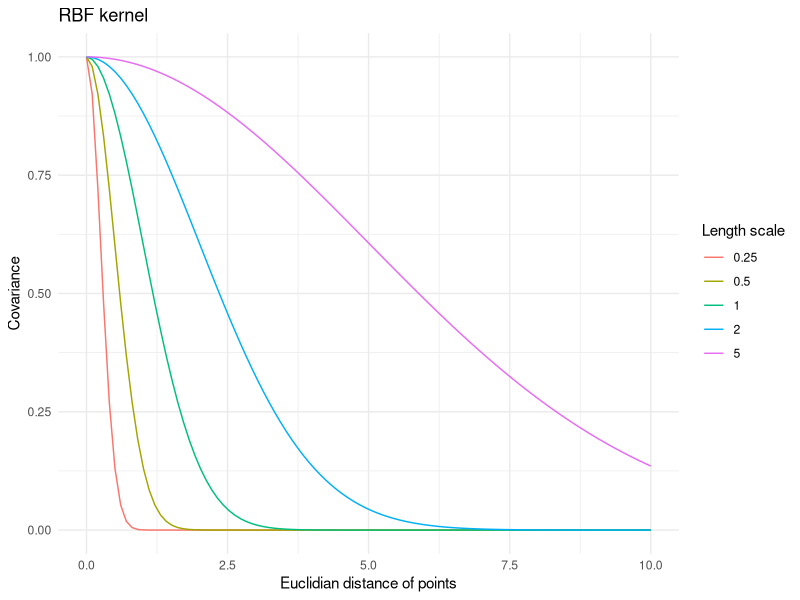
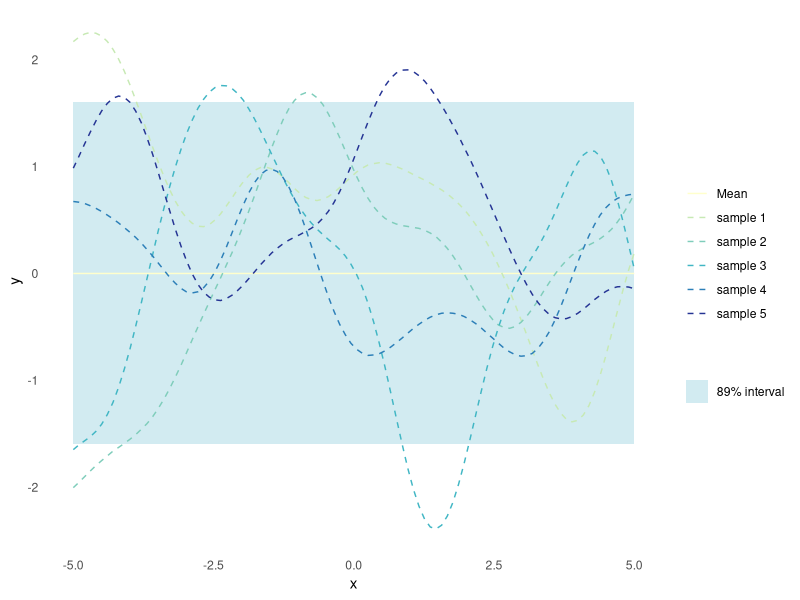
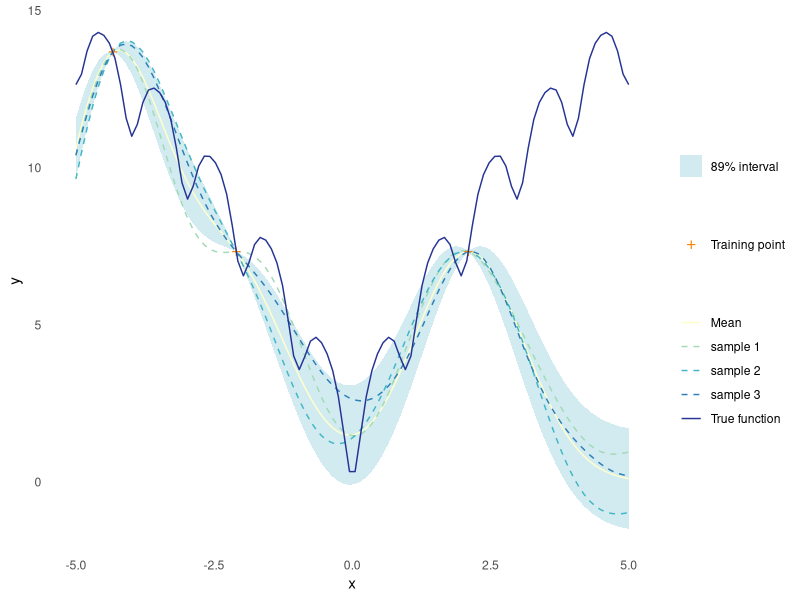
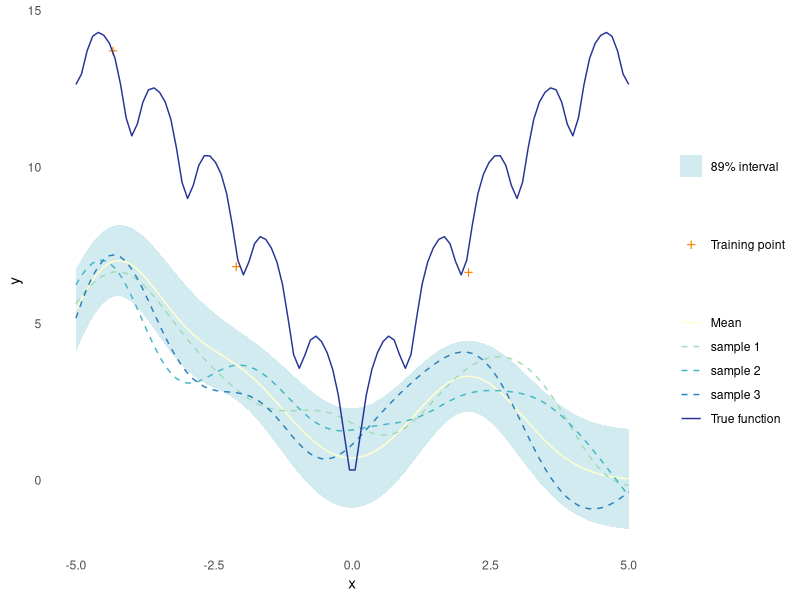
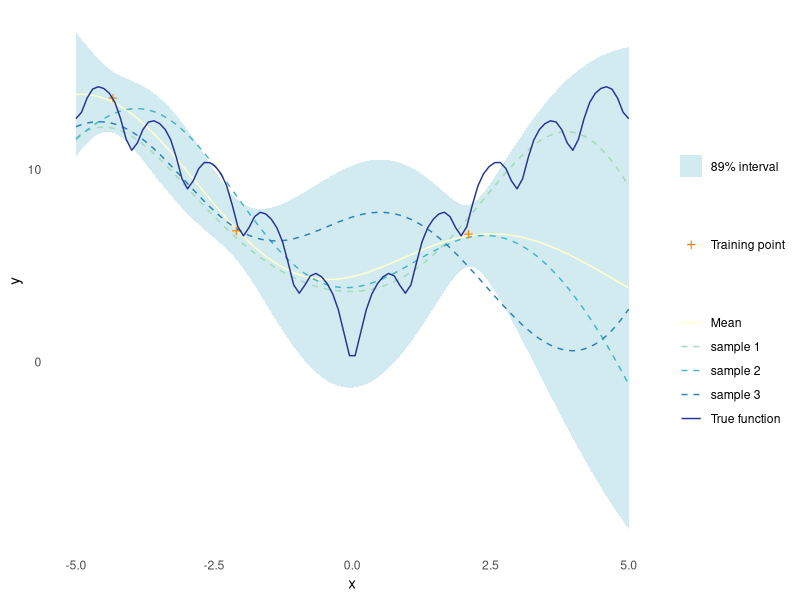
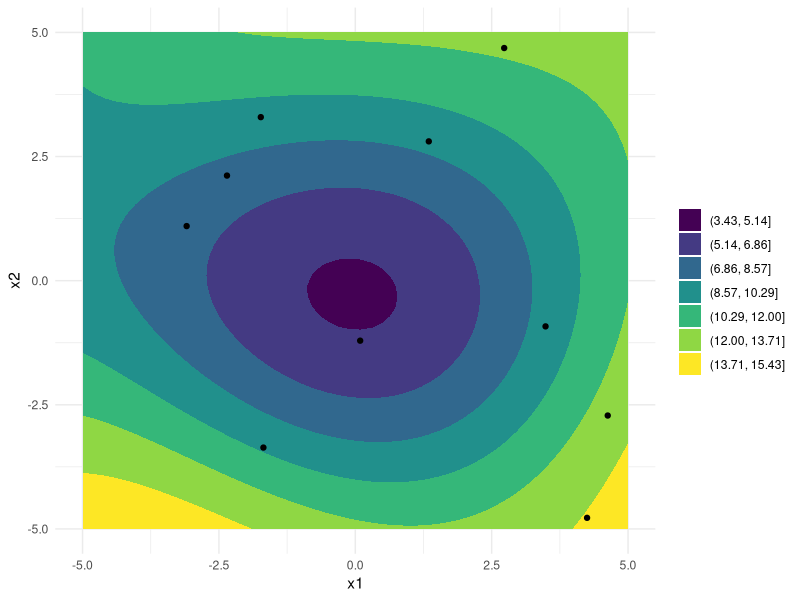
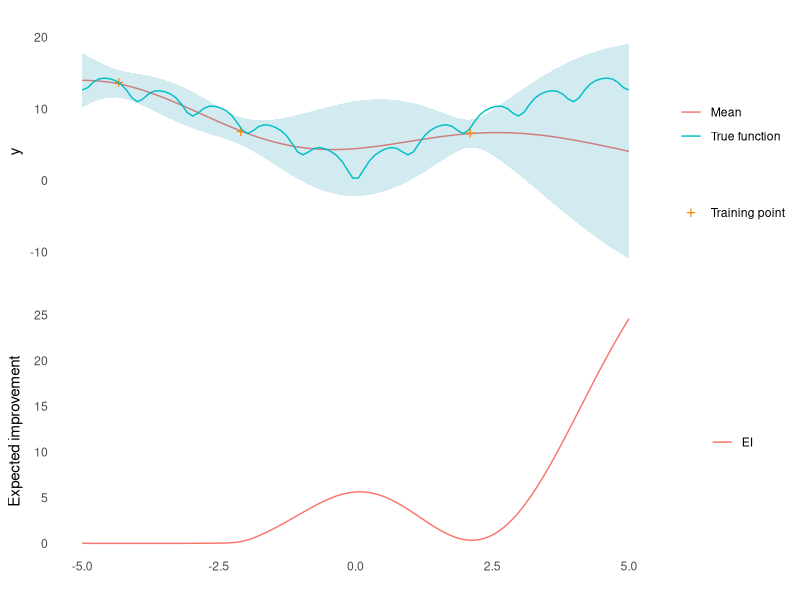
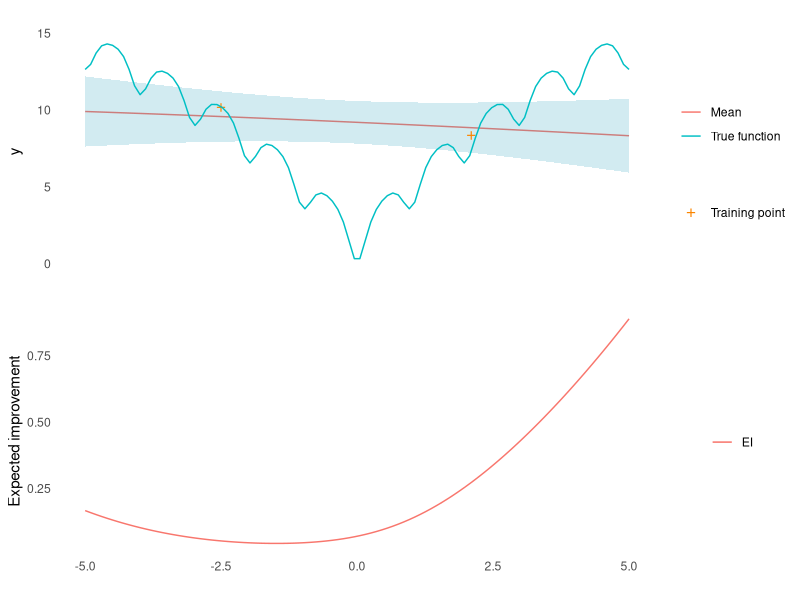

Reproduce these figures in R, in order.
## ---- chunk 1
library(ggplot2)
library(magrittr)
set.seed(4444)

set_dim <- `dim<-`
## ---- chunk 2
ackley <- function(X) {
  if (is.null(dim(X))) dim(X) <- c(1, length(X))
  d <- ncol(X)
  part1 <- -20*exp(-0.2*sqrt(1/d*rowSums(X^2)))
  part2 <- -exp(1/d*rowSums(cos(2*pi*X)))
  part1 + part2 + 20 + exp(1)
}
## ---- chunk 3
#' RBF Kernel
#'
#' @param X1 matrix of dimensions (n, d). Vectors are coerced to (1, d).
#' @param X2 matrix of dimensions (m, d). Vectors are coerced to (1, d).
#' @param l length scale
#' @param sigma_f scale parameter 
#'
#' @return matrix of dimensions (n, m)
rbf_kernel <- function(X1, X2, l = 1.0, sigma_f = 1.0) {
  if (is.null(dim(X1))) dim(X1) <- c(1, length(X1))
  if (is.null(dim(X2))) dim(X2) <- c(1, length(X2))
  sqdist <- (- 2*(X1 %*% t(X2))) %>%
    add(rowSums(X1**2, dims = 1)) %>%
    sweep(2, rowSums(X2**2, dims = 1), `+`)
  sigma_f**2 * exp(-0.5 / l**2 * sqdist)
}
## ---- chunk 4
tibble::tibble(l = c(0.25, 0.5, 1, 2, 5)) %>%
  tidyr::expand_grid(x1 = seq(0, 10, length.out = 100)) %>%
  dplyr::mutate(k = purrr::map2_dbl(x1, l, ~ rbf_kernel(.x, 0, .y))) %>%
  ggplot(aes(x = x1, y = k, colour = factor(l))) +
  geom_line() +
  theme_minimal() +
  labs(
    x = "Euclidian distance of points",
    y = "Covariance",
    colour = "Length scale",
    title = "RBF kernel"
  )
## ---- chunk 5
#' Random Samples from a Multivariate Gaussian
#' 
#' Implementation inspired by https://juanitorduz.github.io/multivariate_normal/
#'
#' @param n number of samples to sample
#' @param mu the mean of each input dimension
#' @param sigma the covariance matrix
#' @param epsilon numerical tolerance added to the diagonal of the covariance
#'  matrix. This is necessary for the Cholesky decomposition, in some cases.
#'
#' @return numerical vector of n samples
rmvnorm <- function(n = 1, mu, sigma, epsilon = 1e-6) {
    p <- length(mu)
    if(!all(dim(sigma) == c(p,p))) stop("incompatible arguments")
    ev <- eigen(sigma, symmetric = TRUE)$values
    if(!all(ev >= -epsilon*abs(ev[1L]))) {
      stop("The covariance matrix (sigma) is not positive definite")
    }
    cholesky <- chol(sigma + diag(p)*epsilon)
    sample <- rnorm(p*n, 0, 1)
    dim(sample) <- c(n, p)
    sweep(sample %*% cholesky, 2, mu, FUN = `+`)
}
## ---- chunk 6
gpr_plot <- function(samples,
                     mu,
                     sigma,
                     X_pred,
                     X_train = NULL,
                     y_train = NULL,
                     true_function = NULL) {
  n_samples <- dim(samples)[[1]]
  p <- tibble::as_tibble(
    t(samples),
    .name_repair = ~ paste("sample", seq(1, n_samples))
  ) %>%
    dplyr::mutate(
    x = X_pred,
    uncertainty = 1.6*sqrt(diag(sigma)),
    mu = mu,
    lower = mu - uncertainty,
    upper = mu + uncertainty,
    f = if (!is.null(true_function)) true_function(X_pred)
  ) %>%
    ggplot(aes(x = x)) +
    geom_ribbon(
      aes(ymin = lower, ymax = upper, fill = "89% interval"),
      alpha = 0.2
    ) +
    geom_line(aes(y = mu, colour = "Mean")) +
    theme_minimal() +
    labs(
      y = "y",
      x = "x",
      colour = "",
      fill = ""
    ) +
    theme(panel.grid = element_blank())
  p <- Reduce(
    `+`,
    init = p,
    x = lapply(paste("sample", seq(1, n_samples)), function(s) {
      geom_line(aes(y = .data[[s]], colour = s), linetype = 2)
    })
  ) +
    scale_colour_brewer(palette = "YlGnBu") +
    scale_fill_manual(values = list("89% interval" = "#219ebc"))
  if (!is.null(X_train) && !is.null(y_train)) {
    p <- p + 
      geom_point(
        data = tibble::tibble(x = X_train, y = y_train),
        aes(x = x, y = y, shape = "Training point"),
        colour = "#fb8500",
        size = 4
      ) +
      scale_shape_manual(values = c("Training point" = "+")) +
      labs(shape = "")
  }
  if (!is.null(true_function)) {
    p <- p + 
      geom_line(mapping = aes(y = f, colour = "True function"))
  }
  return(p)
}
## ---- chunk 7
n_samples <- 5
X_predict <- matrix(seq(-5, 5, length.out = 100), 100, 1)
mu <- rep(0, times = length(X_predict))
sigma <- rbf_kernel(X_predict, X_predict, l = 1, sigma_f = 1)
samples <- rmvnorm(n = n_samples, mu, sigma)
gpr_plot(samples, mu, sigma, X_predict)
## ---- chunk 8
#' Get Parameters of the Posterior Gaussian Process
#'
#' @param kernel kernel function used for the Gaussian process
#' @param X_pred matrix (m, d) of prediction points
#' @param X_train matrix (n, d) of training points
#' @param y_train column vector (n, d) of training observations
#' @param noise scalar of observation noise
#' @param ... named parameters for the kernel function
#'
#' @return list of mean (mu) and covariance (sigma) for the Gaussian
posterior <- function(kernel, X_pred, X_train, y_train, noise = 1e-8, ...) {
  if (is.null(dim(X_pred))) dim(X_pred) <- c(length(X_pred), 1)
  if (is.null(dim(X_train))) dim(X_train) <- c(length(X_train), 1)
  if (is.null(dim(y_train))) dim(y_train) <- c(length(y_train), 1)
  K <- kernel(X_train, X_train, ...) + noise**2 * diag(dim(X_train)[[1]])
  K_s <- kernel(X_train, X_pred, ...)
  K_ss <- kernel(X_pred, X_pred, ...) + 1e-8 * diag(dim(X_pred)[[1]])
  K_inv <- solve(K)
  mu <- (t(K_s) %*% K_inv) %*% y_train
  sigma <- K_ss - (t(K_s) %*% K_inv) %*% K_s
  list(mu = mu, sigma = sigma)
}
## ---- chunk 9
X_train <- matrix(c(-4.33, -2.1, 2.1), 3, 1)
y_train <- ackley(X_train)
## ---- chunk 10
X_predict <- matrix(seq(-5, 5, length.out = 100), 100, 1)
post <- posterior(rbf_kernel, X_predict, X_train, y_train)
## ---- chunk 11
mu <- c(post$mu)
sigma <- post$sigma
n_samples <- 3
samples <- rmvnorm(n = n_samples, mu, sigma)
gpr_plot(samples, mu, sigma, X_predict, X_train, y_train, true_function = ackley)
## ---- chunk 12
noise <- 1
y_train <- ackley(X_train) + noise * rnorm(length(X_train))
## ---- chunk 13
post <- posterior(rbf_kernel, X_predict, X_train, y_train, noise = noise)
mu <- post$mu
sigma <- post$sigma
n_samples <- 3
samples <- rmvnorm(n = n_samples, mu, sigma)
gpr_plot(samples, mu, sigma, X_predict, X_train, y_train, true_function = ackley)
## ---- chunk 14
nll <- function(kernel, X_train, y_train, noise) {
  function(params) {
    n <- dim(X_train)[[1]]
    K <- rlang::exec(kernel, X1 = X_train, X2 = X_train, !!!params)
    L <- chol(K + noise**2 * diag(n))
    a <- backsolve(r = L, x = forwardsolve(l = t(L), x = y_train))
    0.5*t(y_train)%*%a + sum(log(diag(L))) + 0.5*n*log(2*pi)
  }
}
## ---- chunk 15
rbf_nll <- nll(rbf_kernel, X_train, y_train, 1e-8)
opt <- optim(par = c(1,1), fn = rbf_nll)
## ---- chunk 16
post <- posterior(rbf_kernel, X_predict, X_train, y_train, noise = noise, l = opt$par[[1]], sigma_f = opt$par[[2]])
mu <- post$mu
sigma <- post$sigma
n_samples <- 3
samples <- rmvnorm(n = n_samples, mu, sigma)
gpr_plot(samples, mu, sigma, X_predict, X_train, y_train, true_function = ackley)
## ---- chunk 17
gpr <- function(kernel, X_train, y_train, noise = 1e-8, ...) {
  kernel_nll <- nll(kernel, X_train, y_train, noise)
  param <- list(...)
  opt <- optim(par = rep(1, length(param)), fn = kernel_nll)
  opt_param <- opt$par
  function(X_pred) {
    post <- rlang::exec(
      posterior,
      kernel = kernel,
      X_pred = X_pred,
      X_train = X_train,
      y_train = y_train,
      noise = noise,
      !!!opt_param
    )
    list(
      mu = post$mu,
      sigma = diag(post$sigma),
      parameters = set_names(opt_param, names(param))
    )
  }
}
## ---- chunk 18
noise_2d <- 1
X_train_2d <- matrix(runif(20, -5, 5), 10, 2)
y_train_2d <- ackley(X_train_2d) + noise_2d * rnorm(2)
gpr_2d <- gpr(rbf_kernel, X_train_2d, y_train_2d, noise_2d, l = 1, sigma_f = 1)
X_predict_2d <- as.matrix(expand.grid(
  seq(-5,5, length.out = 50),
  seq(-5,5, length.out = 50)
))
post <- gpr_2d(X_predict_2d)
tibble::as_tibble(X_predict_2d, .name_repair = ~ c("x1", "x2")) %>%
  dplyr::mutate(y = post$mu) %>%
  ggplot(aes(x = x1, y = x2)) +
  geom_contour_filled(aes(z = y), bins = 8) +
  geom_point(data = tibble::as_tibble(X_train_2d, .name_repair = ~ c("x1", "x2"))) +
  theme_minimal() +
  labs(fill = "")
## ---- chunk 19
expected_improvement <- function(gp, X, X_train, xi = 0.01) {
  post_pred <- gp(X)
  post_train <- gp(X_train)
  min_train <- min(post_train$mu)
  sigma <- set_dim(post_pred$sigma, c(length(post_pred$sigma), 1))
  imp <- min_train - post_pred$mu - xi
  Z <- imp / sigma
  ei <- imp * pnorm(Z) + sigma * dnorm(Z)
  ei[sigma == 0.0] <- 0.0
  ei
}
## ---- chunk 20
ei_plot <- function(mu, sigma, X_pred, X_train, y_train, ei, true_function = NULL, title = "") {
  p1 <- tibble::tibble(
    mu = mu,
    uncertainty = 1.96*sqrt(sigma),
    upper = mu + uncertainty,
    lower = mu - uncertainty,
    x = X_pred,
    f = if (!is.null(true_function)) true_function(X_pred)
  ) %>%
    ggplot(aes(x = x)) +
    geom_line(aes(y = mu, colour = "Mean")) +
    geom_ribbon(
      aes(ymin = lower, ymax = upper),
      fill = "#219ebc",
      alpha = 0.2
    ) +
    geom_point(
      data = tibble::tibble(x = X_train, y = y_train),
      aes(x = x, y = y, shape = "Training point"),
      colour = "#fb8500",
      size = 4
    ) +
    scale_shape_manual(values = c("Training point" = "+")) +
    labs(shape = "") +
    theme_minimal() +
    labs(
      y = "y",
      x = "",
      colour = "",
      title = title
    ) +
    theme(panel.grid = element_blank(), axis.text.x = element_blank())
  if (!is.null(true_function)) {
    p1 <- p1 + 
      geom_line(mapping = aes(y = f, colour = "True function"))
  }
  p2 <- tibble::tibble(
    x = X_pred,
    ei = ei
  ) %>%
    ggplot() +
    geom_line(aes(x = x, y = ei, colour = "EI")) +
    theme_minimal() +
    labs(x = "", y = "Expected improvement", colour = "") +
    theme(panel.grid = element_blank())
  aligned_plots <- cowplot::align_plots(p2, p1, align = "v")
  cowplot::plot_grid(aligned_plots[[2]], aligned_plots[[1]], ncol = 1)
}
mygpr <- gpr(rbf_kernel, X_train, y_train, noise, l = 1, sigma_f = 1)
ei <- expected_improvement(mygpr, X_predict, X_train, xi = 0.1)
post <- mygpr(X_predict)
ei_plot(post$mu, post$sigma, X_predict, X_train, y_train, ei, true_function = ackley)
## ---- chunk 21
n_initial <- 2
X_initial <- matrix(c(-2.5, 2.1), n_initial, 1)
noise <- 1
y_initial <- ackley(X_initial) + noise * rnorm(n_initial)
## ---- chunk 22
gp <- gpr(rbf_kernel, X_initial, y_initial, noise, l = 1, sigma_f = 1)
X_predict <- matrix(seq(-5, 5, length.out = 100), 100, 1)
ei <- expected_improvement(gp, X_predict, X_initial, xi = 0.01)
## ---- chunk 23
post <- gp(X_predict)
ei_plot(post$mu, post$sigma, X_predict, X_initial, y_initial, ei, ackley)
## ---- chunk 24
x <- X_predict[[which.max(ei)]]
y <- ackley(x) + noise * rnorm(1)
X_train <- rbind(X_initial, matrix(x))
y_train <- c(y_initial, matrix(y))
## ---- chunk 25
n_rounds <- 5
## ---- chunk 26
plots <- lapply(seq_len(n_rounds), function(i) {
  gp <- gpr(rbf_kernel, X_train, y_train, noise, l = 1, sigma_f = 1)
  ei <- expected_improvement(gp, X_predict, X_train, xi = 0.01)
  post <- gp(X_predict)
  p <- ei_plot(post$mu, post$sigma, X_predict, X_train, y_train, ei, ackley, title = paste("Round", i))
  x <- X_predict[[which.max(ei)]]
  y <- ackley(x) + noise * rnorm(1)
  X_train <<- rbind(X_train, matrix(x))
  y_train <<- c(y_train, matrix(y))
  p
})
## ---- chunk 27
#| layout: [[100, 100], [100, 100], [100]]

print(plots[[1]])
print(plots[[2]])
print(plots[[3]])
print(plots[[4]])
print(plots[[5]])
## ---- chunk 28
n_initial <- 4
X_initial <- c(5, -5, 2.1, -2.1, 4.7, -4.7, -2.5, -2.5) %>%
  matrix(n_initial, 2)
noise <- 1
y_initial <- ackley(X_initial) + noise * rnorm(n_initial)
## ---- chunk 29
gp <- gpr(rbf_kernel, X_initial, y_initial, noise, l = 1, sigma_f = 1)
X_predict <- seq(-5, 5, length.out = 50) %>%
  expand.grid(.,.) %>%
  as.matrix()
ei <- expected_improvement(gp, X_predict, X_initial, xi = 0.01)
## ---- chunk 30
post <- gp(X_predict)
tibble::as_tibble(X_predict, .name_repair = ~ c("x1", "x2")) %>%
  dplyr::mutate(y = post$mu) %>%
  ggplot(aes(x = x1, y = x2)) +
  geom_contour_filled(aes(z = y), bins = 8) +
  geom_point(data = tibble::as_tibble(X_initial, .name_repair = ~ c("x1", "x2"))) +
  geom_point(data = tibble::as_tibble(t(X_predict[which.max(ei), ]), .name_repair = ~ c("x1", "x2")), mapping = aes(colour = "max EI")) +
  theme_minimal() +
  labs(fill = "", colour = "")
## ---- chunk 31
x <- X_predict[which.max(ei), ]
y <- ackley(x) + noise * rnorm(1)
X_train <- rbind(X_initial, x)
y_train <- c(y_initial, matrix(y))
## ---- chunk 32
n_rounds <- 8
## ---- chunk 33
plots <- lapply(seq_len(n_rounds), function(i) {
  gp <- gpr(rbf_kernel, X_train, y_train, noise, l = 1, sigma_f = 1)
  ei <- expected_improvement(gp, X_predict, X_train, xi = 0.01)
  post <- gp(X_predict)
  x <- X_predict[which.max(ei), ]
  p <- tibble::as_tibble(X_predict, .name_repair = ~ c("x1", "x2")) %>%
    dplyr::mutate(y = post$mu) %>%
    ggplot(aes(x = x1, y = x2)) +
    geom_contour_filled(aes(z = y), bins = 8) +
    geom_point(data = tibble::as_tibble(X_train, .name_repair = ~ c("x1", "x2"))) +
    geom_point(data = tibble::as_tibble(t(x), .name_repair = ~ c("x1", "x2")), mapping = aes(colour = "max EI")) +
    theme_minimal() +
    labs(fill = "", colour = "", title = paste("Round", i))
  y <- ackley(x) + noise * rnorm(1)
  X_train <<- rbind(X_train, x)
  y_train <<- c(y_train, matrix(y))
  p
})
## ---- chunk 34
#| layout: [[100, 100], [100, 100]]

print(plots[[5]])
print(plots[[6]])
print(plots[[7]])
print(plots[[8]])
